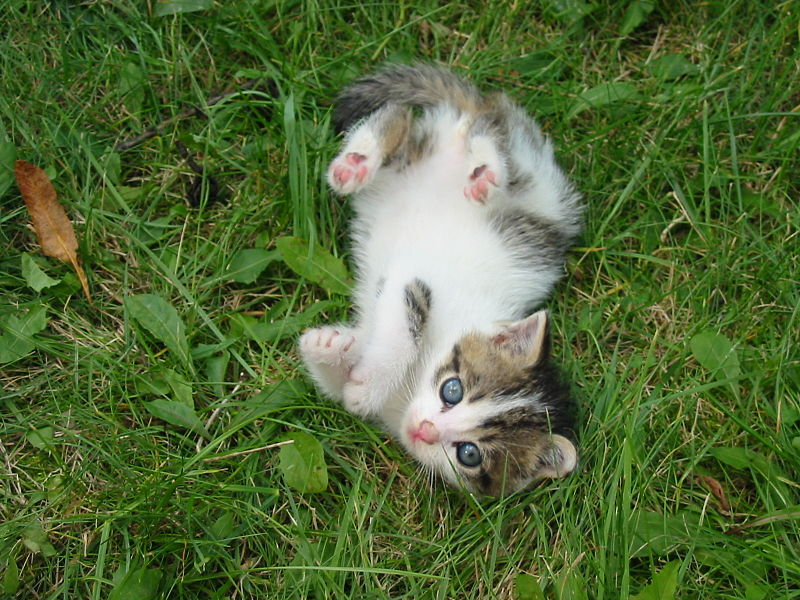
#> input picture hw0/images/part0/kitten.jpg, 800 x 600 px
$ python -i part0.py   (imports and definitions only)   (Python 2 division)
#> lines starting #> are read from the running program, lines starting #| are printed output that depends on the picture
#> further down, picture is the input picture: shape (600, 800, 3); mean B, G, R 55.8, 104.4, 82.6
import sys
import os
import numpy as np
import cv2

def split_rgb(image):
  '''Split the target image into its red, green and blue channels.

  image - a numpy array of shape (rows, columns, 3).
  output - three numpy arrays of shape (rows, columns) and dtype same as
           image, containing the corresponding channels.

  Please make sure the output shape has only 2 components!
  For instance, (600, 800) instead of (600, 800, 1)
  '''
  red = None
  green = None
  blue = None
  # Insert your code here.----------------------------------------------------

  blue = cv2.split(image)[0]
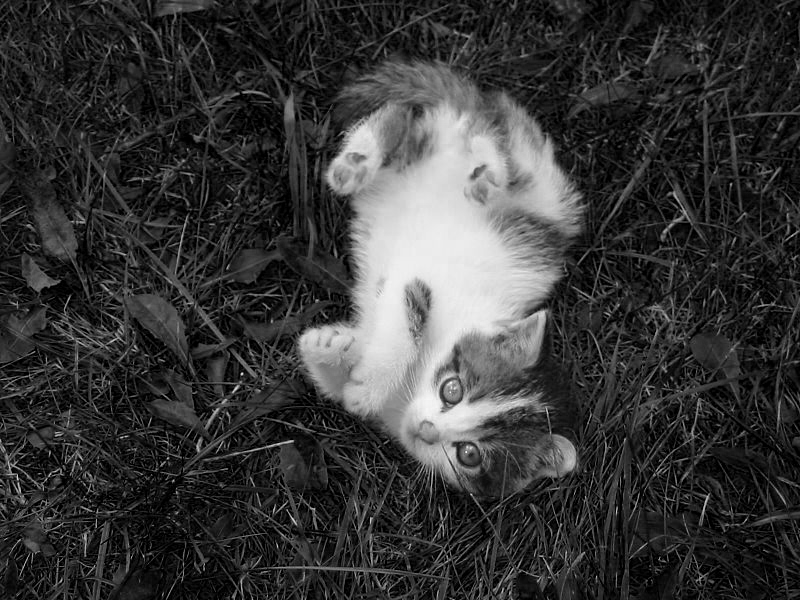
#> blue: shape (600, 800); min 0, max 247, mean 55.8
  green = cv2.split(image)[1]
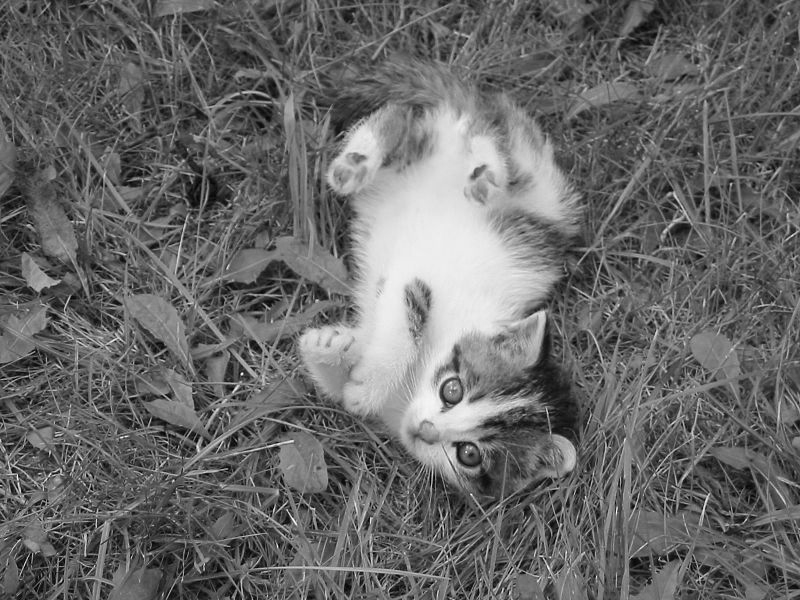
#> green: shape (600, 800); min 0, max 255, mean 104.4
  red = cv2.split(image)[2]
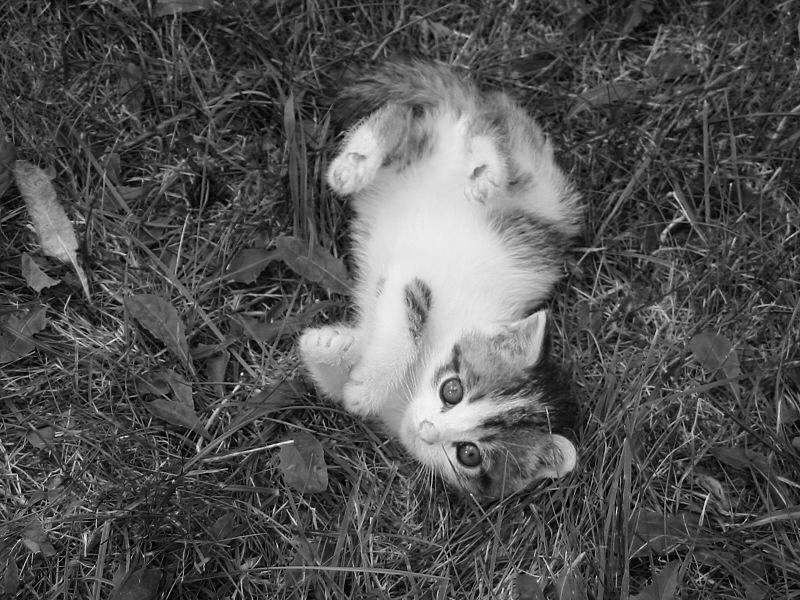
#> red: shape (600, 800); min 0, max 247, mean 82.6
  #---------------------------------------------------------------------------
  return red, green, blue

# [75 lines left out: functions main, test, not called in this run]

# [7 lines not run here, left out]

>>> import cv2
>>> picture = cv2.imread('images/part0/kitten.jpg')
>>> result = split_rgb(picture)
